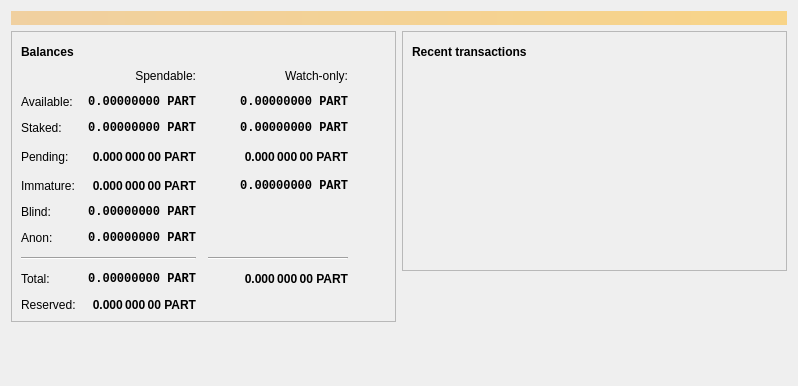
<?xml version="1.0" encoding="UTF-8"?>
<ui version="4.0">
 <class>OverviewPage</class>
 <widget class="QWidget" name="OverviewPage">
  <property name="geometry">
   <rect>
    <x>0</x>
    <y>0</y>
    <width>798</width>
    <height>386</height>
   </rect>
  </property>
  <property name="windowTitle">
   <string>Form</string>
  </property>
  <layout class="QVBoxLayout" name="topLayout">
   <item>
    <widget class="QLabel" name="labelAlerts">
     <property name="visible">
      <bool>false</bool>
     </property>
     <property name="styleSheet">
      <string notr="true">QLabel { background-color: qlineargradient(x1: 0, y1: 0, x2: 1, y2: 0, stop:0 #F0D0A0, stop:1 #F8D488); color:#000000; }</string>
     </property>
     <property name="wordWrap">
      <bool>true</bool>
     </property>
     <property name="margin">
      <number>3</number>
     </property>
     <property name="textInteractionFlags">
      <set>Qt::TextSelectableByMouse</set>
     </property>
    </widget>
   </item>
   <item>
    <layout class="QHBoxLayout" name="horizontalLayout" stretch="1,1">
     <item>
      <layout class="QVBoxLayout" name="verticalLayout_2">
       <item>
        <widget class="QFrame" name="frame">
         <property name="frameShape">
          <enum>QFrame::StyledPanel</enum>
         </property>
         <property name="frameShadow">
          <enum>QFrame::Raised</enum>
         </property>
         <layout class="QVBoxLayout" name="verticalLayout_4">
          <item>
           <layout class="QHBoxLayout" name="horizontalLayout_4">
            <item>
             <widget class="QLabel" name="label_5">
              <property name="font">
               <font>
                <weight>75</weight>
                <bold>true</bold>
               </font>
              </property>
              <property name="text">
               <string>Balances</string>
              </property>
             </widget>
            </item>
            <item>
             <widget class="QPushButton" name="labelWalletStatus">
              <property name="enabled">
               <bool>true</bool>
              </property>
              <property name="maximumSize">
               <size>
                <width>30</width>
                <height>16777215</height>
               </size>
              </property>
              <property name="toolTip">
               <string>The displayed information may be out of date. Your wallet automatically synchronizes with the Particl network after a connection is established, but this process has not completed yet.</string>
              </property>
              <property name="text">
               <string/>
              </property>
              <property name="icon">
               <iconset>
                <normaloff>:/icons/warning</normaloff>
                <disabledoff>:/icons/warning</disabledoff>:/icons/warning</iconset>
              </property>
              <property name="iconSize">
               <size>
                <width>24</width>
                <height>24</height>
               </size>
              </property>
              <property name="flat">
               <bool>true</bool>
              </property>
             </widget>
            </item>
            <item>
             <spacer name="horizontalSpacer_3">
              <property name="orientation">
               <enum>Qt::Horizontal</enum>
              </property>
              <property name="sizeHint" stdset="0">
               <size>
                <width>40</width>
                <height>20</height>
               </size>
              </property>
             </spacer>
            </item>
           </layout>
          </item>
          <item>
           <layout class="QGridLayout" name="gridLayout">
            <property name="spacing">
             <number>12</number>
            </property>
            <item row="2" column="1">
             <widget class="QLabel" name="labelStaked">
              <property name="font">
               <font>
                <family>Monospace</family>
                <weight>75</weight>
                <bold>true</bold>
               </font>
              </property>
              <property name="cursor">
               <cursorShape>IBeamCursor</cursorShape>
              </property>
              <property name="toolTip">
               <string>Your current staked balance</string>
              </property>
              <property name="text">
               <string notr="true">0.00000000 PART</string>
              </property>
              <property name="alignment">
               <set>Qt::AlignRight|Qt::AlignTrailing|Qt::AlignVCenter</set>
              </property>
              <property name="textInteractionFlags">
               <set>Qt::LinksAccessibleByMouse|Qt::TextSelectableByKeyboard|Qt::TextSelectableByMouse</set>
              </property>
             </widget>
            </item>
            <item row="2" column="2">
             <widget class="QLabel" name="labelWatchStaked">
              <property name="font">
               <font>
                <family>Monospace</family>
                <weight>75</weight>
                <bold>true</bold>
               </font>
              </property>
              <property name="cursor">
               <cursorShape>IBeamCursor</cursorShape>
              </property>
              <property name="toolTip">
               <string>Your current watch-only staked balance</string>
              </property>
              <property name="text">
               <string notr="true">0.00000000 PART</string>
              </property>
              <property name="alignment">
               <set>Qt::AlignRight|Qt::AlignTrailing|Qt::AlignVCenter</set>
              </property>
              <property name="textInteractionFlags">
               <set>Qt::LinksAccessibleByMouse|Qt::TextSelectableByKeyboard|Qt::TextSelectableByMouse</set>
              </property>
             </widget>
            </item>
            <item row="4" column="2">
             <widget class="QLabel" name="labelWatchImmature">
              <property name="font">
               <font>
                <family>Monospace</family>
                <weight>75</weight>
                <bold>true</bold>
               </font>
              </property>
              <property name="cursor">
               <cursorShape>IBeamCursor</cursorShape>
              </property>
              <property name="toolTip">
               <string>Mined balance in watch-only addresses that has not yet matured</string>
              </property>
              <property name="text">
               <string notr="true">0.00000000 PART</string>
              </property>
              <property name="alignment">
               <set>Qt::AlignRight|Qt::AlignTrailing|Qt::AlignVCenter</set>
              </property>
              <property name="textInteractionFlags">
               <set>Qt::LinksAccessibleByMouse|Qt::TextSelectableByKeyboard|Qt::TextSelectableByMouse</set>
              </property>
             </widget>
            </item>
            <item row="3" column="3">
             <spacer name="horizontalSpacer_2">
              <property name="orientation">
               <enum>Qt::Horizontal</enum>
              </property>
              <property name="sizeHint" stdset="0">
               <size>
                <width>40</width>
                <height>20</height>
               </size>
              </property>
             </spacer>
            </item>
            <item row="4" column="1">
             <widget class="QLabel" name="labelImmature">
              <property name="font">
               <font>
                <weight>75</weight>
                <bold>true</bold>
               </font>
              </property>
              <property name="cursor">
               <cursorShape>IBeamCursor</cursorShape>
              </property>
              <property name="toolTip">
               <string>Mined balance that has not yet matured</string>
              </property>
              <property name="text">
               <string notr="true">0.000 000 00 PART</string>
              </property>
              <property name="alignment">
               <set>Qt::AlignRight|Qt::AlignTrailing|Qt::AlignVCenter</set>
              </property>
              <property name="textInteractionFlags">
               <set>Qt::LinksAccessibleByMouse|Qt::TextSelectableByKeyboard|Qt::TextSelectableByMouse</set>
              </property>
             </widget>
            </item>
            <item row="3" column="2">
             <widget class="QLabel" name="labelWatchPending">
              <property name="font">
               <font>
                <weight>75</weight>
                <bold>true</bold>
               </font>
              </property>
              <property name="cursor">
               <cursorShape>IBeamCursor</cursorShape>
              </property>
              <property name="toolTip">
               <string>Unconfirmed transactions to watch-only addresses</string>
              </property>
              <property name="text">
               <string notr="true">0.000 000 00 PART</string>
              </property>
              <property name="alignment">
               <set>Qt::AlignRight|Qt::AlignTrailing|Qt::AlignVCenter</set>
              </property>
              <property name="textInteractionFlags">
               <set>Qt::LinksAccessibleByMouse|Qt::TextSelectableByKeyboard|Qt::TextSelectableByMouse</set>
              </property>
             </widget>
            </item>
            <item row="3" column="1">
             <widget class="QLabel" name="labelUnconfirmed">
              <property name="font">
               <font>
                <weight>75</weight>
                <bold>true</bold>
               </font>
              </property>
              <property name="cursor">
               <cursorShape>IBeamCursor</cursorShape>
              </property>
              <property name="toolTip">
               <string>Total of transactions that have yet to be confirmed, and do not yet count toward the spendable balance</string>
              </property>
              <property name="text">
               <string notr="true">0.000 000 00 PART</string>
              </property>
              <property name="alignment">
               <set>Qt::AlignRight|Qt::AlignTrailing|Qt::AlignVCenter</set>
              </property>
              <property name="textInteractionFlags">
               <set>Qt::LinksAccessibleByMouse|Qt::TextSelectableByKeyboard|Qt::TextSelectableByMouse</set>
              </property>
             </widget>
            </item>
            <item row="2" column="0">
             <widget class="QLabel" name="labelStakedText">
              <property name="text">
               <string>Staked:</string>
              </property>
             </widget>
            </item>
            <item row="7" column="2">
             <widget class="Line" name="lineWatchBalance">
              <property name="sizePolicy">
               <sizepolicy hsizetype="Preferred" vsizetype="Fixed">
                <horstretch>0</horstretch>
                <verstretch>0</verstretch>
               </sizepolicy>
              </property>
              <property name="minimumSize">
               <size>
                <width>140</width>
                <height>0</height>
               </size>
              </property>
              <property name="orientation">
               <enum>Qt::Horizontal</enum>
              </property>
             </widget>
            </item>
            <item row="8" column="2">
             <widget class="QLabel" name="labelWatchTotal">
              <property name="font">
               <font>
                <weight>75</weight>
                <bold>true</bold>
               </font>
              </property>
              <property name="cursor">
               <cursorShape>IBeamCursor</cursorShape>
              </property>
              <property name="toolTip">
               <string>Current total balance in watch-only addresses</string>
              </property>
              <property name="text">
               <string notr="true">0.000 000 00 PART</string>
              </property>
              <property name="alignment">
               <set>Qt::AlignRight|Qt::AlignTrailing|Qt::AlignVCenter</set>
              </property>
              <property name="textInteractionFlags">
               <set>Qt::LinksAccessibleByMouse|Qt::TextSelectableByKeyboard|Qt::TextSelectableByMouse</set>
              </property>
             </widget>
            </item>
            <item row="8" column="0">
             <widget class="QLabel" name="labelTotalText">
              <property name="text">
               <string>Total:</string>
              </property>
             </widget>
            </item>
            <item row="8" column="1">
             <widget class="QLabel" name="labelTotal">
              <property name="font">
               <font>
                <family>Monospace</family>
                <weight>75</weight>
                <bold>true</bold>
               </font>
              </property>
              <property name="cursor">
               <cursorShape>IBeamCursor</cursorShape>
              </property>
              <property name="toolTip">
               <string>Your current total balance</string>
              </property>
              <property name="text">
               <string notr="true">0.00000000 PART</string>
              </property>
              <property name="alignment">
               <set>Qt::AlignRight|Qt::AlignTrailing|Qt::AlignVCenter</set>
              </property>
              <property name="textInteractionFlags">
               <set>Qt::LinksAccessibleByMouse|Qt::TextSelectableByKeyboard|Qt::TextSelectableByMouse</set>
              </property>
             </widget>
            </item>
            <item row="0" column="2">
             <widget class="QLabel" name="labelWatchonly">
              <property name="text">
               <string>Watch-only:</string>
              </property>
              <property name="alignment">
               <set>Qt::AlignRight|Qt::AlignTrailing|Qt::AlignVCenter</set>
              </property>
             </widget>
            </item>
            <item row="7" column="0" colspan="2">
             <widget class="Line" name="line">
              <property name="orientation">
               <enum>Qt::Horizontal</enum>
              </property>
             </widget>
            </item>
            <item row="1" column="0">
             <widget class="QLabel" name="labelBalanceText">
              <property name="text">
               <string>Available:</string>
              </property>
             </widget>
            </item>
            <item row="4" column="0">
             <widget class="QLabel" name="labelImmatureText">
              <property name="text">
               <string>Immature:</string>
              </property>
             </widget>
            </item>
            <item row="1" column="2">
             <widget class="QLabel" name="labelWatchAvailable">
              <property name="font">
               <font>
                <family>Monospace</family>
                <weight>75</weight>
                <bold>true</bold>
               </font>
              </property>
              <property name="cursor">
               <cursorShape>IBeamCursor</cursorShape>
              </property>
              <property name="toolTip">
               <string>Your current balance in watch-only addresses</string>
              </property>
              <property name="text">
               <string notr="true">0.00000000 PART</string>
              </property>
              <property name="alignment">
               <set>Qt::AlignRight|Qt::AlignTrailing|Qt::AlignVCenter</set>
              </property>
              <property name="textInteractionFlags">
               <set>Qt::LinksAccessibleByMouse|Qt::TextSelectableByKeyboard|Qt::TextSelectableByMouse</set>
              </property>
             </widget>
            </item>
            <item row="3" column="0">
             <widget class="QLabel" name="labelPendingText">
              <property name="text">
               <string>Pending:</string>
              </property>
             </widget>
            </item>
            <item row="0" column="1">
             <widget class="QLabel" name="labelSpendable">
              <property name="text">
               <string>Spendable:</string>
              </property>
              <property name="alignment">
               <set>Qt::AlignRight|Qt::AlignTrailing|Qt::AlignVCenter</set>
              </property>
             </widget>
            </item>
            <item row="5" column="0">
             <widget class="QLabel" name="labelBlindBalanceText">
              <property name="text">
               <string>Blind:</string>
              </property>
             </widget>
            </item>
            <item row="5" column="1">
             <widget class="QLabel" name="labelBlindBalance">
              <property name="font">
               <font>
                <family>Monospace</family>
                <weight>75</weight>
                <bold>true</bold>
               </font>
              </property>
              <property name="cursor">
               <cursorShape>IBeamCursor</cursorShape>
              </property>
              <property name="toolTip">
               <string>Your current spendable blinded balance</string>
              </property>
              <property name="text">
               <string notr="true">0.00000000 PART</string>
              </property>
              <property name="alignment">
               <set>Qt::AlignRight|Qt::AlignTrailing|Qt::AlignVCenter</set>
              </property>
              <property name="textInteractionFlags">
               <set>Qt::LinksAccessibleByMouse|Qt::TextSelectableByKeyboard|Qt::TextSelectableByMouse</set>
              </property>
             </widget>
            </item>
            <item row="6" column="0">
             <widget class="QLabel" name="labelAnonText">
              <property name="text">
               <string>Anon:</string>
              </property>
             </widget>
            </item>
            <item row="6" column="1">
             <widget class="QLabel" name="labelAnonBalance">
              <property name="font">
               <font>
                <family>Monospace</family>
                <weight>75</weight>
                <bold>true</bold>
               </font>
              </property>
              <property name="cursor">
               <cursorShape>IBeamCursor</cursorShape>
              </property>
              <property name="toolTip">
               <string>Your current spendable anon balance</string>
              </property>
              <property name="text">
               <string notr="true">0.00000000 PART</string>
              </property>
              <property name="alignment">
               <set>Qt::AlignRight|Qt::AlignTrailing|Qt::AlignVCenter</set>
              </property>
              <property name="textInteractionFlags">
               <set>Qt::LinksAccessibleByMouse|Qt::TextSelectableByKeyboard|Qt::TextSelectableByMouse</set>
              </property>
             </widget>
            </item>
            <item row="1" column="1">
             <widget class="QLabel" name="labelBalance">
              <property name="font">
               <font>
                <family>Monospace</family>
                <weight>75</weight>
                <bold>true</bold>
               </font>
              </property>
              <property name="cursor">
               <cursorShape>IBeamCursor</cursorShape>
              </property>
              <property name="toolTip">
               <string>Your current spendable balance</string>
              </property>
              <property name="text">
               <string notr="true">0.00000000 PART</string>
              </property>
              <property name="alignment">
               <set>Qt::AlignRight|Qt::AlignTrailing|Qt::AlignVCenter</set>
              </property>
              <property name="textInteractionFlags">
               <set>Qt::LinksAccessibleByMouse|Qt::TextSelectableByKeyboard|Qt::TextSelectableByMouse</set>
              </property>
             </widget>
            </item>
            <item row="9" column="0">
             <widget class="QLabel" name="labelReservedText">
              <property name="text">
               <string>Reserved:</string>
              </property>
             </widget>
            </item>
            <item row="9" column="1">
             <widget class="QLabel" name="labelReserved">
              <property name="font">
               <font>
                <weight>75</weight>
                <bold>true</bold>
               </font>
              </property>
              <property name="cursor">
               <cursorShape>IBeamCursor</cursorShape>
              </property>
              <property name="toolTip">
               <string>Your current spendable balance</string>
              </property>
              <property name="text">
               <string notr="true">0.000 000 00 PART</string>
              </property>
              <property name="alignment">
               <set>Qt::AlignRight|Qt::AlignTrailing|Qt::AlignVCenter</set>
              </property>
              <property name="textInteractionFlags">
               <set>Qt::LinksAccessibleByMouse|Qt::TextSelectableByKeyboard|Qt::TextSelectableByMouse</set>
              </property>
             </widget>
            </item>
           </layout>
          </item>
         </layout>
        </widget>
       </item>
       <item>
        <spacer name="verticalSpacer">
         <property name="orientation">
          <enum>Qt::Vertical</enum>
         </property>
         <property name="sizeHint" stdset="0">
          <size>
           <width>20</width>
           <height>40</height>
          </size>
         </property>
        </spacer>
       </item>
      </layout>
     </item>
     <item>
      <layout class="QVBoxLayout" name="verticalLayout_3">
       <item>
        <widget class="QFrame" name="frame_2">
         <property name="frameShape">
          <enum>QFrame::StyledPanel</enum>
         </property>
         <property name="frameShadow">
          <enum>QFrame::Raised</enum>
         </property>
         <layout class="QVBoxLayout" name="verticalLayout">
          <item>
           <layout class="QHBoxLayout" name="horizontalLayout_2">
            <item>
             <widget class="QLabel" name="label_4">
              <property name="font">
               <font>
                <weight>75</weight>
                <bold>true</bold>
               </font>
              </property>
              <property name="text">
               <string>Recent transactions</string>
              </property>
             </widget>
            </item>
            <item>
             <widget class="QPushButton" name="labelTransactionsStatus">
              <property name="enabled">
               <bool>true</bool>
              </property>
              <property name="maximumSize">
               <size>
                <width>30</width>
                <height>16777215</height>
               </size>
              </property>
              <property name="toolTip">
               <string>The displayed information may be out of date. Your wallet automatically synchronizes with the Particl network after a connection is established, but this process has not completed yet.</string>
              </property>
              <property name="text">
               <string/>
              </property>
              <property name="icon">
               <iconset>
                <normaloff>:/icons/warning</normaloff>
                <disabledoff>:/icons/warning</disabledoff>:/icons/warning</iconset>
              </property>
              <property name="iconSize">
               <size>
                <width>24</width>
                <height>24</height>
               </size>
              </property>
              <property name="flat">
               <bool>true</bool>
              </property>
             </widget>
            </item>
            <item>
             <spacer name="horizontalSpacer">
              <property name="orientation">
               <enum>Qt::Horizontal</enum>
              </property>
              <property name="sizeHint" stdset="0">
               <size>
                <width>40</width>
                <height>20</height>
               </size>
              </property>
             </spacer>
            </item>
           </layout>
          </item>
          <item>
           <widget class="QListView" name="listTransactions">
            <property name="styleSheet">
             <string notr="true">QListView { background: transparent; }</string>
            </property>
            <property name="frameShape">
             <enum>QFrame::NoFrame</enum>
            </property>
            <property name="verticalScrollBarPolicy">
             <enum>Qt::ScrollBarAlwaysOff</enum>
            </property>
            <property name="horizontalScrollBarPolicy">
             <enum>Qt::ScrollBarAlwaysOff</enum>
            </property>
            <property name="selectionMode">
             <enum>QAbstractItemView::NoSelection</enum>
            </property>
           </widget>
          </item>
         </layout>
        </widget>
       </item>
       <item>
        <spacer name="verticalSpacer_2">
         <property name="orientation">
          <enum>Qt::Vertical</enum>
         </property>
         <property name="sizeHint" stdset="0">
          <size>
           <width>20</width>
           <height>40</height>
          </size>
         </property>
        </spacer>
       </item>
      </layout>
     </item>
    </layout>
   </item>
  </layout>
 </widget>
 <resources/>
 <connections/>
</ui>
